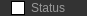
<?xml version="1.0" encoding="UTF-8"?>
<ui version="4.0">
 <class>BinaryWidget</class>
 <widget class="QWidget" name="BinaryWidget">
  <property name="geometry">
   <rect>
    <x>0</x>
    <y>0</y>
    <width>87</width>
    <height>16</height>
   </rect>
  </property>
  <property name="sizePolicy">
   <sizepolicy hsizetype="Expanding" vsizetype="Maximum">
    <horstretch>0</horstretch>
    <verstretch>0</verstretch>
   </sizepolicy>
  </property>
  <property name="windowTitle">
   <string>Form</string>
  </property>
  <property name="styleSheet">
   <string notr="true">QWidget {
    background-color: rgb(51, 51, 51);
    color: rgb(153,153,153);
}</string>
  </property>
  <layout class="QVBoxLayout" name="verticalLayout">
   <property name="spacing">
    <number>0</number>
   </property>
   <property name="topMargin">
    <number>0</number>
   </property>
   <property name="bottomMargin">
    <number>0</number>
   </property>
   <item>
    <widget class="QCheckBox" name="statusCheckbox">
     <property name="minimumSize">
      <size>
       <width>0</width>
       <height>16</height>
      </size>
     </property>
     <property name="maximumSize">
      <size>
       <width>16777215</width>
       <height>16</height>
      </size>
     </property>
     <property name="styleSheet">
      <string notr="true">QCheckBox{
	border-color: rgb(0, 0, 0);
	font: 10pt &quot;Share Tech Mono&quot;;
	color: rgb(153, 153, 153);
	

}
QCheckBox::indicator{
	
	background-color: rgb(255, 255, 255);

	border: 1px solid black

}
QCheckBox::indicator:unchecked{
	
	
}</string>
     </property>
     <property name="text">
      <string>Status</string>
     </property>
    </widget>
   </item>
  </layout>
 </widget>
 <resources/>
 <connections/>
</ui>
